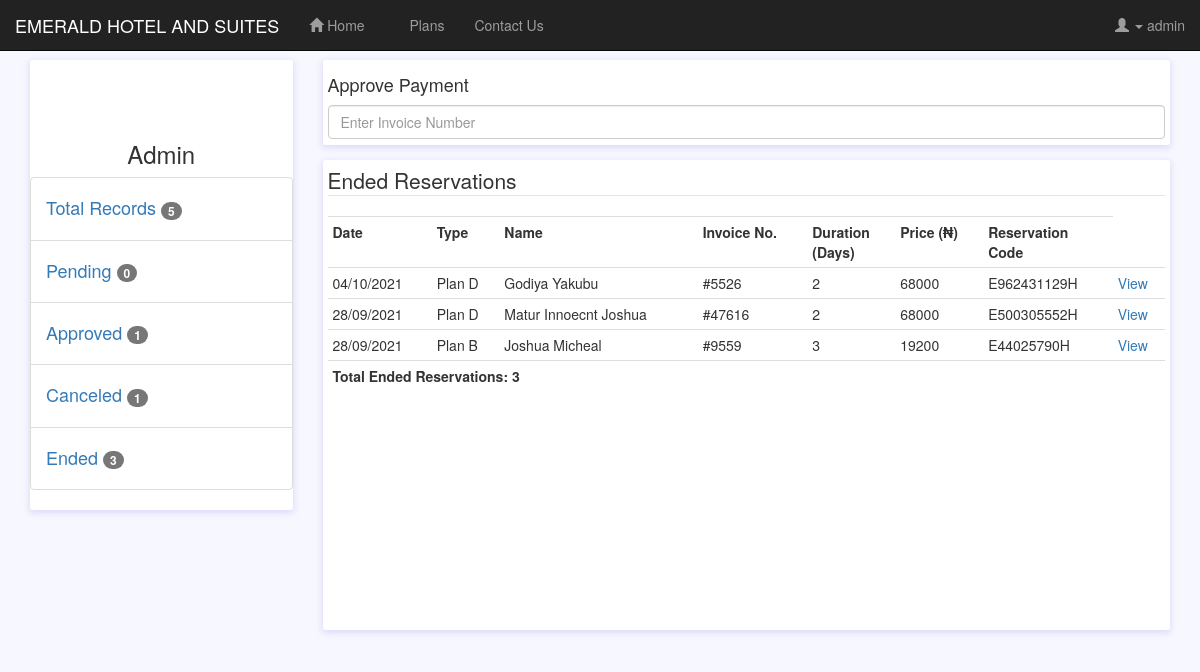
The app's page /adm/end.php (signed in) with its own data.
### tables this page shows
CREATE TABLE `users` (
  `id` int(3) NOT NULL auto_increment,
  `name` varchar(30) NOT NULL,
  `phone` varchar(15) NOT NULL,
  `email` varchar(25) NOT NULL,
  `gender` varchar(8) NOT NULL,
  `age` varchar(3) NOT NULL,
  `address` varchar(225) NOT NULL,
  `username` varchar(15) NOT NULL,
  `password` varchar(15) NOT NULL,
  `role` varchar(10) NOT NULL,
  PRIMARY KEY  (`id`)
);

CREATE TABLE `reservations` (
  `id` int(5) NOT NULL auto_increment,
  `user_id` varchar(4) NOT NULL,
  `reserve_name` varchar(25) NOT NULL,
  `reserve_type` varchar(10) NOT NULL,
  `duration` varchar(3) NOT NULL,
  `start_date` varchar(10) NOT NULL,
  `end_date` varchar(10) NOT NULL,
  `purpose` varchar(30) NOT NULL,
  `reserve_code` varchar(13) NOT NULL,
  `status` varchar(10) NOT NULL,
  `datetime` timestamp NOT NULL default CURRENT_TIMESTAMP,
  `date` varchar(15) NOT NULL,
  `price` varchar(9) NOT NULL,
  `invoice` varchar(10) NOT NULL,
  PRIMARY KEY  (`id`)
);

### adm/end.php (the view, shortened to what this page needs)
<?php
$use_id=$_SESSION['admin_id'];
	include('head.php');
	$sql="SELECT * FROM users WHERE id='$use_id' ";
	$result=mysql_query($sql);
	$rows=mysql_fetch_assoc($result);
?>
<div class="container">
		<div class="main-body">
			<div class="row">
				<?php include('sidebar.php'); ?>
				<?php include('approve_payment.php'); ?>
					<div class="row">
						<div class="col-sm-12">
							<div class="card">
								<div class="card-body" style="padding:5px; height: 470px; overflow-y:scroll ;">
									<fieldset>
										<legend>Ended Reservations </legend>
										<table class="table table-condensed table-responsive">
											<tr>
												<th>Date</th>
												<th>Type</th>
												<th>Name</th>
												<th>Invoice No.</th>
												<th>Duration<br>(Days)</th>
												<th>Price (₦)</th>
												<th>Reservation <br>Code</th>
											</tr>
<?php
$sql2="SELECT * FROM reservations WHERE status='Ended' ORDER BY id DESC ";
$result2=mysql_query($sql2);
$count=mysql_num_rows($result2);
while($rows=mysql_fetch_assoc($result2)){
?>
											<tr>
												<td><?php echo $rows['date'];  ?></td>
												<td><?php echo $rows['reserve_type'];  ?></td>
												<td><?php echo $rows['reserve_name'];  ?></td>
												<td><?php echo $rows['invoice'];  ?></td>
												<td><?php echo $rows['duration'];  ?></td>
												<td><?php echo $rows['price'];  ?></td>
												<td><?php echo $rows['reserve_code'];  ?></td>
												<td><a href="view_reservation.php?id=<?php echo $rows['id'];  ?>">View</a></td></a>
											</tr>
<?php
}
?>
											<tr>
												<td colspan="8"><b>Total Ended Reservations: <?php echo $count;  ?></b></td>
											</tr>
										</table>
									</fieldset>
								</div>
							</div>
						</div>
					</div>
				</div>
			</div>
		</div>
	</div>

### adm/sidebar.php (shortened to what this page needs)
<div class="col-md-3">
					<div class="card">
						<div class="card-body">
							<div class="d-flex flex-column align-items-center text-center">
								<h1><span class="fas fa-cogs"></span></h1>
								<div class="mt-3">
									<h3><?php echo $rows['name'];  ?></h3>
								</div>
							</div>
							<ul class="list-group list-group-flush">
<?php
$sql6="SELECT * FROM reservations ";
$result6=mysql_query($sql6);
$count6=mysql_num_rows($result6);
?>
								<li class="list-group-item d-flex justify-content-between align-items-center flex-wrap">
									<a href="index.php"><h4 class="mb-0">Total Records <span class="badge"><?php echo $count6; ?></span></h4></a>
								</li>
<?php
$sql3="SELECT * FROM reservations WHERE status='Pending' ";
$result3=mysql_query($sql3);
$count3=mysql_num_rows($result3);
?>
								<li class="list-group-item d-flex justify-content-between align-items-center flex-wrap">
									<a href="pending.php"><h4 class="mb-0">Pending <span class="badge"><?php echo $count3; ?></span></h4></a>
								</li>
<?php
$sql4="SELECT * FROM reservations WHERE status='Approved' ";
$result4=mysql_query($sql4);
$count4=mysql_num_rows($result4);
?>
								<li class="list-group-item d-flex justify-content-between align-items-center flex-wrap">
									<a href="approved.php"><h4 class="mb-0">Approved <span class="badge"><?php echo $count4; ?></span></h4></a>
								</li>
<?php
$sql5="SELECT * FROM reservations WHERE status='Cancelled' ";
$result5=mysql_query($sql5);
$count5=mysql_num_rows($result5);
?>
								<li class="list-group-item d-flex justify-content-between align-items-center flex-wrap">
									<a href="cancelled.php"><h4 class="mb-0">Canceled <span class="badge"><?php echo $count5; ?></span></h4></a>
								</li>
<?php
$sql7="SELECT * FROM reservations WHERE status='Ended' ";
$result7=mysql_query($sql7);
$count7=mysql_num_rows($result7);
?>
								<li class="list-group-item d-flex justify-content-between align-items-center flex-wrap">
									<a href="end.php"><h4 class="mb-0">Ended <span class="badge"><?php echo $count7; ?></span></h4></a>
								</li>
							</ul>
						</div>
					</div>
				</div>

### adm/end.php (style rules this page uses)
body { background: #f7f7ff; margin-top:20px; }
.card { position: relative; display: flex; flex-direction: column; min-width: 0; word-wrap: break-word; background-color: #fff; background-clip: border-box; border: 0 solid transparent; border-radius: .25rem; margin-bottom: 1.5rem; box-shadow: 0 2px 6px 0 rgb(218 218 253 / 65%), 0 2px 6px 0 rgb(206 206 238 / 54%); }

### records on screen
users: name "Admin"
reservations: date "04/10/2021", reserve_type "Plan D", reserve_name "Godiya Yakubu", invoice "#5526", duration "2", price "68000", reserve_code "E962431129H"
reservations: date "28/09/2021", reserve_type "Plan D", reserve_name "Matur Innoecnt Joshua", invoice "#47616", duration "2", price "68000", reserve_code "E500305552H"
reservations: date "28/09/2021", reserve_type "Plan B", reserve_name "Joshua Micheal", invoice "#9559", duration "3", price "19200", reserve_code "E44025790H"

### other values on screen
$_SESSION['name'] "admin"
$count6 "5"
$count3 "0"
$count4 "1"
$count5 "1"
$count7 "3"
$count "3"
